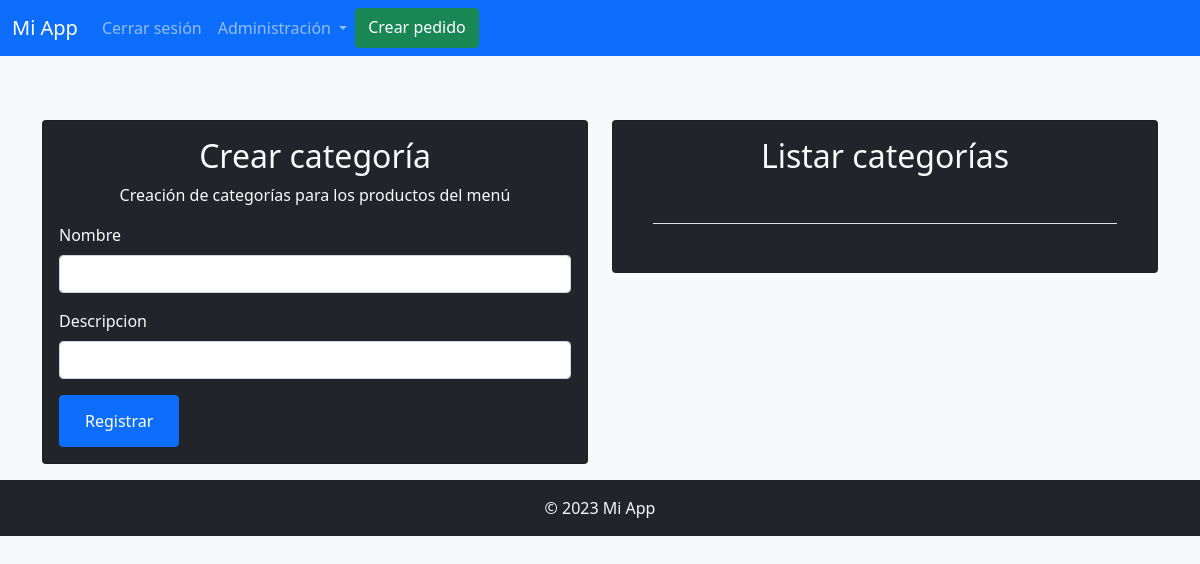
The page /admin/categoria (signed in) on the database as committed earlier.
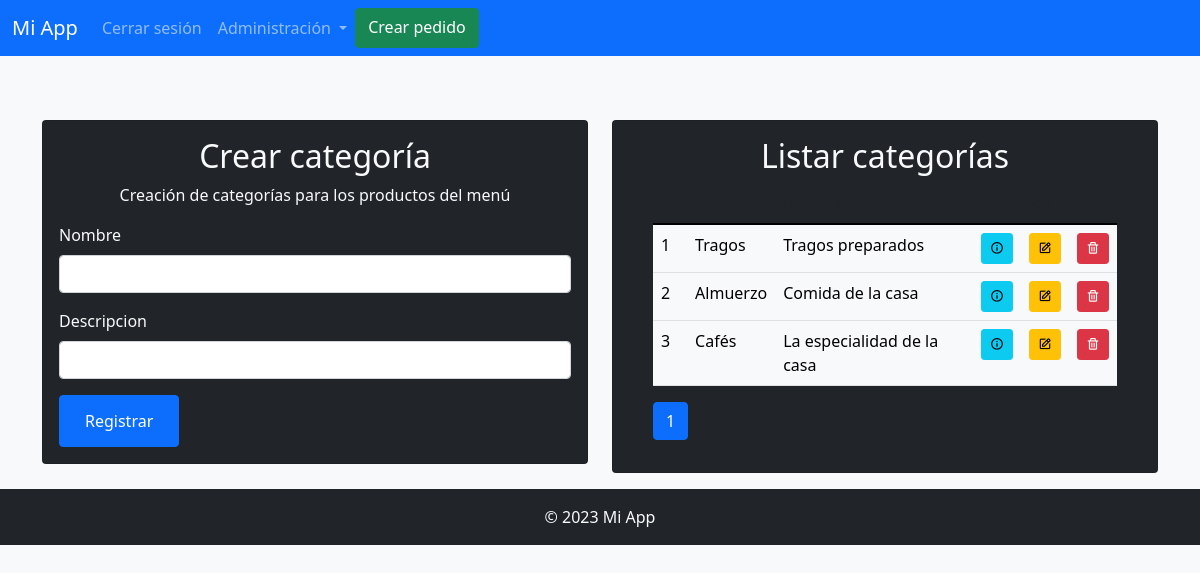
The same page on the database as committed later.
### models/CategoriasMenu.py (models this page shows)
class CategoriasMenu(db.Model):
  id = db.Column(db.Integer, primary_key=True)
  nombre = db.Column(db.String(20), unique=True, nullable=False)
  descripcion = db.Column(db.String(200), nullable=False)

### routes/menu/categorias.py (the view, shortened to what this page needs)
@categorias_menu.route('/admin/categoria', methods=['POST', 'GET'])
@login_required
def adm_categoria():
  form = CategoriaMenuForm()
  pagina = request.args.get('pagina', 1, type=int)
  categorias_por_pagina = request.args.get('elementos', 5, type=int)
  categorias_paginadas = CategoriasMenu.query.paginate(page=pagina, per_page=categorias_por_pagina, error_out=False)
  return render_template('admin/categoria.html', form=form, categorias_paginadas=categorias_paginadas)

### forms/forms.py
class CategoriaMenuForm(FlaskForm):
  nombre = StringField('Nombre', validators=[DataRequired()])
  descripcion = StringField('Descripcion', validators=[DataRequired()])
  submit = SubmitField('Registrar')

### models/User.py (called while the page is built)
@login_manager.user_loader
def load_user(user_id):
  return User.query.get(int(user_id))

### templates/admin/categoria.html (shortened to what this page needs)
{% extends "base.html" %}
{% block content %}
<div class="row justify-content-center">
  <div class="col-lg-6 col-md-12">
    <div class="card bg-dark text-light mt-5">
      <div class="card-body">
        <h2 class="text-center text-light">Crear categoría</h2>
        <p class="text-center text-light">Creación de categorías para los productos del menú</p>
        <form method="POST">
          <div class="mb-3">
            {{ form.nombre.label(class="form-label text-light") }}
            {{ form.nombre(class="form-control") }}
          </div>
          <div class="mb-3">
            {{ form.descripcion.label(class="form-label text-light") }}
            {{ form.descripcion(class="form-control") }}
          </div>
          <button class="btn btn-primary btn-block">
            {{ form.submit(class="btn btn-primary btn-block") }}
          </button>
        </form>
      </div>
    </div>
  </div>
  <div class="col-lg-6 col-md-12">
    <div class="card bg-dark text-light mt-5">
      <div class="card-body">
        <h2 class="text-center text-light">Listar categorías</h2>
        <div class="container table-responsive">
          <table class="table">
            <thead class="thead-light">
              <tr>
                <th>ID</th>
                <th>Nombre</th>
                <th>Descripción</th>
                <th colspan="3">Acciones</th>
              </tr>
            </thead>
            <tbody class="table-light">
              {% for categoria in categorias_paginadas %}
              <tr>
                <td>{{categoria.id}}</td>
                <td>{{categoria.nombre}}</td>
                <td>{{categoria.descripcion}}</td>
                <td>
                  <a href="{{ url_for('categorias_menu.ver_categoria', id=categoria.id) }}" class="btn btn-sm btn-info">
                    <i class='bx bx-info-circle'></i>
                  </a>
                </td>
                <td>
                  <button type="button" class="btn btn-sm btn-warning" onclick="eliminar()">
                    <i class='bx bx-edit'></i>
                  </button>
                </td>
                <td>
                  <button type="button" class="btn btn-sm btn-danger" onclick="eliminarCategoria({{ categoria.id }})">
                    <i class='bx bx-trash'></i>
                  </button>
                </td>
              </tr>
              {% endfor %}
            </tbody>
          </table>
          <ul class="pagination">
            {% for pag_num in categorias_paginadas.iter_pages() %}
              {% if pag_num %}
                {% if categorias_paginadas.page == pag_num %}
                  <li class="page-item active"><span class="page-link">{{ pag_num }}</span></li>
                {% else %}
                  <li class="page-item"><a class="page-link" href="{{ url_for('categorias_menu.adm_categoria', pagina=pag_num, elementos=5) }}">{{ pag_num }}</a></li>
                {% endif %}
              {% else %}
                <span class="ellipsis">...</span>
              {% endif %}
            {% endfor%}
          </ul>
        </div>
      </div>
    </div>
  </div>
</div>
{% endblock %}

Rows that differ between the two databases and show on the page:
added CategoriasMenu: id "1", nombre "Tragos", descripcion "Tragos preparados"
added CategoriasMenu: id "2", nombre "Almuerzo", descripcion "Comida de la casa"
added CategoriasMenu: id "3", nombre "Cafés", descripcion "La especialidad de la casa"
Other text that changed with them:
new list line: "1"
